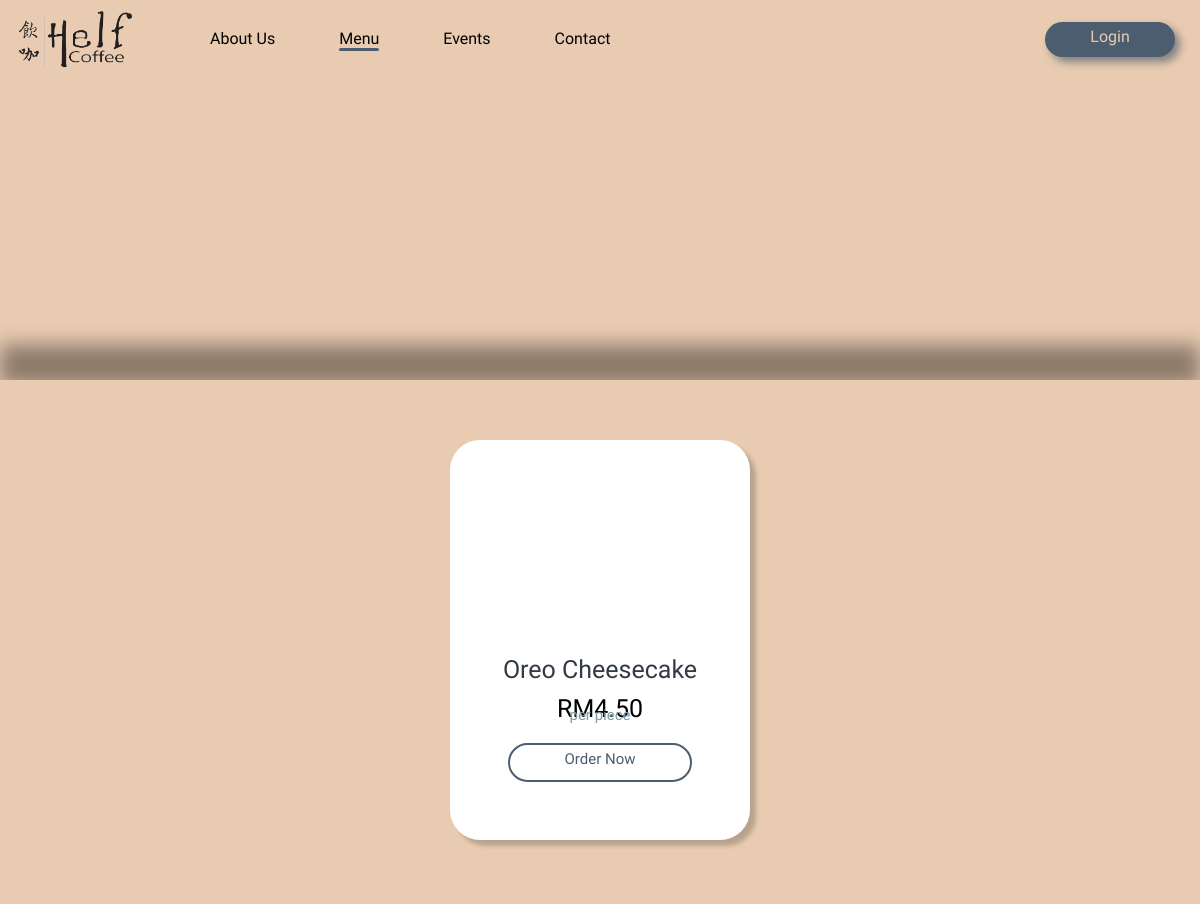
Before: /User/menu_desserts.php with the older database file.
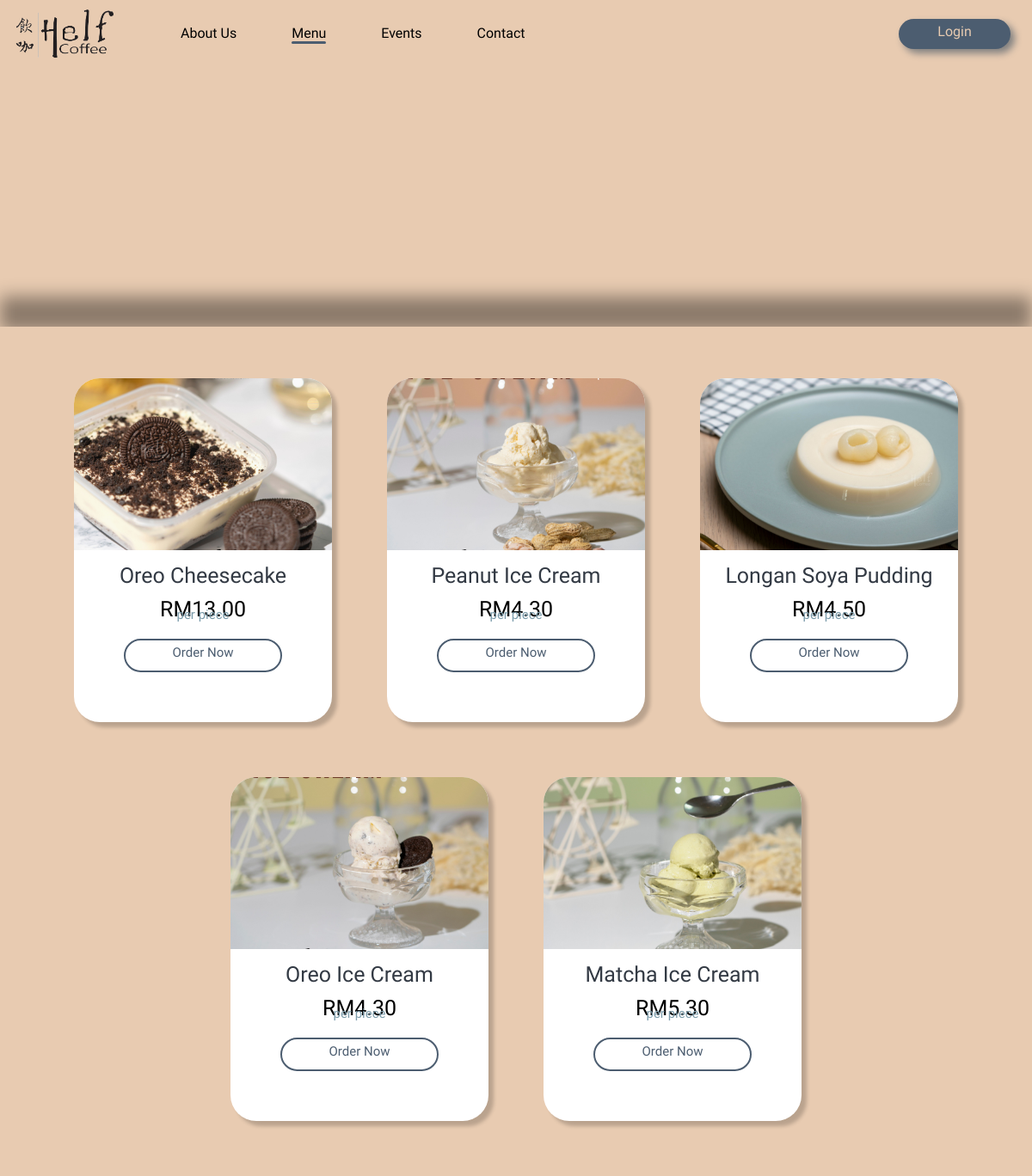
After: the same page with the newer database file.
### tables this page shows
CREATE TABLE `product` (
  `product_id` int(11) NOT NULL,
  `product_name` text NOT NULL,
  `price` float NOT NULL,
  `product_type` int(100) NOT NULL,
  `product_desc` text NOT NULL,
  `product_quan` int(100) NOT NULL,
  `product_cal` int(100) NOT NULL,
  `best_seller` tinyint(1) NOT NULL,
  `product_img` varchar(100) NOT NULL,
  `pixel` int(10) NOT NULL
);

### User/menu_desserts.php (the view, shortened to what this page needs)
<?php
    include 'dbConnection.php';
 ?>
<!DOCTYPE html>
<html lang="en">
<head>
    <link rel="stylesheet" href="css/menu_style.css">
    <link rel="stylesheet" href="https://cdnjs.cloudflare.com/ajax/libs/font-awesome/4.7.0/css/font-awesome.min.css">
</head>
<body>
    <div class="nav_bar">
        <div class="logo">
            <a href="index.php"><img src="images/helf_coffee_logo.png" alt="Helf Coffee Logo" style="width: 130px" href="index.php"></a>
        </div>
        <?php if(!isset($_SESSION['logged_in'])) : ?>
        <a href="user_login.php" class="login">Login</a>
        <?php endif ?>
        <nav class="pages">
            <ul>
                <li><a href="#">About Us</a></li>
                <li><a class="active" href="menu_best_seller.php">Menu</a></li>
                <li><a href="events.php">Events</a></li>
                <li><a href="contact_us.php">Contact</a></li>
            </ul>
        </nav>
    </div>
    <div class="menu_bar" id="scroll">
        <div class="blur"></div>
        <ul>
        </ul>
    </div>
    <div class="content_container">
    <div class="item_container">
    <?php
        $sql = $conn->query("SELECT * FROM product WHERE product_type = 2 ORDER by product_id");
        if($sql->num_rows > 0 ){
            while($data=$sql->fetch_assoc()){
    ?>
        <div class="item">
            <div class="item_pic">
            <?php
                 echo  '<img style="bottom: '.$data['pixel'].'px;" src="'.$data['product_img'].'"/>';
            ?>
            </div>
            <div class="description">
                <div class="item_name"><center><?php echo $data['product_name']?></center></div>
                <div class="price">
                    <center>RM<?php echo number_format($data['price'], 2);?></center>
                    <div class="sub_price"><center>per piece</center></div>
                </div>
                <div class="order_btn" onclick="togglePopup_<?php echo $data['product_id']?>()"><center>Order Now</center></div>
            </div>
        </div>
        <?php
           }
        }
        ?>
    </div>
    </div>
</body>
</html>

Changed rows visible on the page:
changed product "Oreo Cheesecake": product_img: picture added; price "4.50" → "13.00"
now on this page (row edited): product: product_img (picture), product_name "Peanut Ice Cream", price "4.30"
added product: product_img (picture), product_name "Longan Soya Pudding", price "4.50"
added product: product_img (picture), product_name "Oreo Ice Cream", price "4.30"
added product: product_img (picture), product_name "Matcha Ice Cream", price "5.30"
